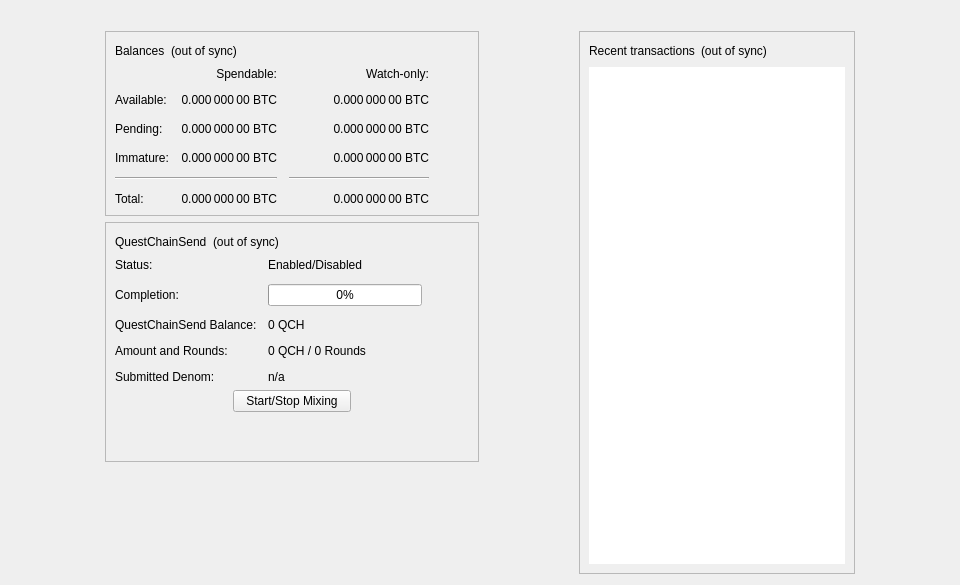
<?xml version="1.0" encoding="UTF-8"?>
<ui version="4.0">
 <class>OverviewPage</class>
 <widget class="QWidget" name="OverviewPage">
  <property name="geometry">
   <rect>
    <x>0</x>
    <y>0</y>
    <width>960</width>
    <height>585</height>
   </rect>
  </property>
  <property name="minimumSize">
   <size>
    <width>960</width>
    <height>0</height>
   </size>
  </property>
  <property name="windowTitle">
   <string>Form</string>
  </property>
  <layout class="QVBoxLayout" name="topLayout">
   <item>
    <widget class="QLabel" name="labelAlerts">
     <property name="visible">
      <bool>false</bool>
     </property>
     <property name="wordWrap">
      <bool>true</bool>
     </property>
     <property name="margin">
      <number>3</number>
     </property>
     <property name="textInteractionFlags">
      <set>Qt::TextSelectableByMouse</set>
     </property>
    </widget>
   </item>
   <item>
    <layout class="QHBoxLayout" name="horizontalLayout" stretch="1,0,1,0,1">
     <item>
      <spacer name="horizontalSpacerLeft">
       <property name="orientation">
        <enum>Qt::Horizontal</enum>
       </property>
       <property name="sizeType">
        <enum>QSizePolicy::Preferred</enum>
       </property>
       <property name="sizeHint" stdset="0">
        <size>
         <width>10</width>
         <height>20</height>
        </size>
       </property>
      </spacer>
     </item>
     <item>
      <layout class="QVBoxLayout" name="verticalLayout_2">
       <item>
        <widget class="QFrame" name="frame">
         <property name="frameShape">
          <enum>QFrame::StyledPanel</enum>
         </property>
         <property name="frameShadow">
          <enum>QFrame::Raised</enum>
         </property>
         <layout class="QVBoxLayout" name="verticalLayout_4">
          <item>
           <layout class="QHBoxLayout" name="horizontalLayout_4">
            <item>
             <widget class="QLabel" name="label_5">
              <property name="text">
               <string>Balances</string>
              </property>
             </widget>
            </item>
            <item>
             <widget class="QLabel" name="labelWalletStatus">
              <property name="toolTip">
               <string>The displayed information may be out of date. Your wallet automatically synchronizes with the QuestChain network after a connection is established, but this process has not completed yet.</string>
              </property>
              <property name="text">
               <string notr="true">(out of sync)</string>
              </property>
              <property name="alignment">
               <set>Qt::AlignLeading|Qt::AlignLeft|Qt::AlignVCenter</set>
              </property>
             </widget>
            </item>
            <item>
             <spacer name="horizontalSpacer_3">
              <property name="orientation">
               <enum>Qt::Horizontal</enum>
              </property>
              <property name="sizeHint" stdset="0">
               <size>
                <width>40</width>
                <height>20</height>
               </size>
              </property>
             </spacer>
            </item>
           </layout>
          </item>
          <item>
           <layout class="QGridLayout" name="gridLayout">
            <property name="spacing">
             <number>12</number>
            </property>
            <item row="2" column="2">
             <widget class="QLabel" name="labelWatchPending">
              <property name="cursor">
               <cursorShape>IBeamCursor</cursorShape>
              </property>
              <property name="toolTip">
               <string>Unconfirmed transactions to watch-only addresses</string>
              </property>
              <property name="text">
               <string notr="true">0.000 000 00 BTC</string>
              </property>
              <property name="alignment">
               <set>Qt::AlignRight|Qt::AlignTrailing|Qt::AlignVCenter</set>
              </property>
              <property name="textInteractionFlags">
               <set>Qt::LinksAccessibleByMouse|Qt::TextSelectableByKeyboard|Qt::TextSelectableByMouse</set>
              </property>
             </widget>
            </item>
            <item row="2" column="1">
             <widget class="QLabel" name="labelUnconfirmed">
              <property name="cursor">
               <cursorShape>IBeamCursor</cursorShape>
              </property>
              <property name="toolTip">
               <string>Total of transactions that have yet to be confirmed, and do not yet count toward the spendable balance</string>
              </property>
              <property name="text">
               <string notr="true">0.000 000 00 BTC</string>
              </property>
              <property name="alignment">
               <set>Qt::AlignRight|Qt::AlignTrailing|Qt::AlignVCenter</set>
              </property>
              <property name="textInteractionFlags">
               <set>Qt::LinksAccessibleByMouse|Qt::TextSelectableByKeyboard|Qt::TextSelectableByMouse</set>
              </property>
             </widget>
            </item>
            <item row="3" column="2">
             <widget class="QLabel" name="labelWatchImmature">
              <property name="cursor">
               <cursorShape>IBeamCursor</cursorShape>
              </property>
              <property name="toolTip">
               <string>Mined balance in watch-only addresses that has not yet matured</string>
              </property>
              <property name="text">
               <string notr="true">0.000 000 00 BTC</string>
              </property>
              <property name="alignment">
               <set>Qt::AlignRight|Qt::AlignTrailing|Qt::AlignVCenter</set>
              </property>
              <property name="textInteractionFlags">
               <set>Qt::LinksAccessibleByMouse|Qt::TextSelectableByKeyboard|Qt::TextSelectableByMouse</set>
              </property>
             </widget>
            </item>
            <item row="4" column="0" colspan="2">
             <widget class="Line" name="lineSpendableBalance">
              <property name="orientation">
               <enum>Qt::Horizontal</enum>
              </property>
             </widget>
            </item>
            <item row="4" column="2">
             <widget class="Line" name="lineWatchBalance">
              <property name="sizePolicy">
               <sizepolicy hsizetype="Preferred" vsizetype="Fixed">
                <horstretch>0</horstretch>
                <verstretch>0</verstretch>
               </sizepolicy>
              </property>
              <property name="minimumSize">
               <size>
                <width>140</width>
                <height>0</height>
               </size>
              </property>
              <property name="orientation">
               <enum>Qt::Horizontal</enum>
              </property>
             </widget>
            </item>
            <item row="5" column="0">
             <widget class="QLabel" name="labelTotalText">
              <property name="text">
               <string>Total:</string>
              </property>
             </widget>
            </item>
            <item row="3" column="1">
             <widget class="QLabel" name="labelImmature">
              <property name="cursor">
               <cursorShape>IBeamCursor</cursorShape>
              </property>
              <property name="toolTip">
               <string>Mined balance that has not yet matured</string>
              </property>
              <property name="text">
               <string notr="true">0.000 000 00 BTC</string>
              </property>
              <property name="alignment">
               <set>Qt::AlignRight|Qt::AlignTrailing|Qt::AlignVCenter</set>
              </property>
              <property name="textInteractionFlags">
               <set>Qt::LinksAccessibleByMouse|Qt::TextSelectableByKeyboard|Qt::TextSelectableByMouse</set>
              </property>
             </widget>
            </item>
            <item row="2" column="3">
             <spacer name="horizontalSpacer_2">
              <property name="orientation">
               <enum>Qt::Horizontal</enum>
              </property>
              <property name="sizeHint" stdset="0">
               <size>
                <width>40</width>
                <height>20</height>
               </size>
              </property>
             </spacer>
            </item>
            <item row="3" column="0">
             <widget class="QLabel" name="labelImmatureText">
              <property name="text">
               <string>Immature:</string>
              </property>
             </widget>
            </item>
            <item row="5" column="1">
             <widget class="QLabel" name="labelTotal">
              <property name="cursor">
               <cursorShape>IBeamCursor</cursorShape>
              </property>
              <property name="toolTip">
               <string>Your current total balance</string>
              </property>
              <property name="text">
               <string notr="true">0.000 000 00 BTC</string>
              </property>
              <property name="alignment">
               <set>Qt::AlignRight|Qt::AlignTrailing|Qt::AlignVCenter</set>
              </property>
              <property name="textInteractionFlags">
               <set>Qt::LinksAccessibleByMouse|Qt::TextSelectableByKeyboard|Qt::TextSelectableByMouse</set>
              </property>
             </widget>
            </item>
            <item row="5" column="2">
             <widget class="QLabel" name="labelWatchTotal">
              <property name="cursor">
               <cursorShape>IBeamCursor</cursorShape>
              </property>
              <property name="toolTip">
               <string>Current total balance in watch-only addresses</string>
              </property>
              <property name="text">
               <string notr="true">0.000 000 00 BTC</string>
              </property>
              <property name="alignment">
               <set>Qt::AlignRight|Qt::AlignTrailing|Qt::AlignVCenter</set>
              </property>
              <property name="textInteractionFlags">
               <set>Qt::LinksAccessibleByMouse|Qt::TextSelectableByKeyboard|Qt::TextSelectableByMouse</set>
              </property>
             </widget>
            </item>
            <item row="0" column="2">
             <widget class="QLabel" name="labelWatchonly">
              <property name="text">
               <string>Watch-only:</string>
              </property>
              <property name="alignment">
               <set>Qt::AlignRight|Qt::AlignTrailing|Qt::AlignVCenter</set>
              </property>
             </widget>
            </item>
            <item row="1" column="0">
             <widget class="QLabel" name="labelBalanceText">
              <property name="text">
               <string>Available:</string>
              </property>
             </widget>
            </item>
            <item row="1" column="1">
             <widget class="QLabel" name="labelBalance">
              <property name="cursor">
               <cursorShape>IBeamCursor</cursorShape>
              </property>
              <property name="toolTip">
               <string>Your current spendable balance</string>
              </property>
              <property name="text">
               <string notr="true">0.000 000 00 BTC</string>
              </property>
              <property name="alignment">
               <set>Qt::AlignRight|Qt::AlignTrailing|Qt::AlignVCenter</set>
              </property>
              <property name="textInteractionFlags">
               <set>Qt::LinksAccessibleByMouse|Qt::TextSelectableByKeyboard|Qt::TextSelectableByMouse</set>
              </property>
             </widget>
            </item>
            <item row="1" column="2">
             <widget class="QLabel" name="labelWatchAvailable">
              <property name="cursor">
               <cursorShape>IBeamCursor</cursorShape>
              </property>
              <property name="toolTip">
               <string>Your current balance in watch-only addresses</string>
              </property>
              <property name="text">
               <string notr="true">0.000 000 00 BTC</string>
              </property>
              <property name="alignment">
               <set>Qt::AlignRight|Qt::AlignTrailing|Qt::AlignVCenter</set>
              </property>
              <property name="textInteractionFlags">
               <set>Qt::LinksAccessibleByMouse|Qt::TextSelectableByKeyboard|Qt::TextSelectableByMouse</set>
              </property>
             </widget>
            </item>
            <item row="2" column="0">
             <widget class="QLabel" name="labelPendingText">
              <property name="text">
               <string>Pending:</string>
              </property>
             </widget>
            </item>
            <item row="0" column="1">
             <widget class="QLabel" name="labelSpendable">
              <property name="text">
               <string>Spendable:</string>
              </property>
              <property name="alignment">
               <set>Qt::AlignRight|Qt::AlignTrailing|Qt::AlignVCenter</set>
              </property>
             </widget>
            </item>
           </layout>
          </item>
         </layout>
        </widget>
       </item>
       <item>
        <widget class="QFrame" name="frameQuestChainSend">
         <property name="layoutDirection">
          <enum>Qt::LeftToRight</enum>
         </property>
         <property name="frameShape">
          <enum>QFrame::StyledPanel</enum>
         </property>
         <property name="frameShadow">
          <enum>QFrame::Raised</enum>
         </property>
         <layout class="QVBoxLayout" name="VerticalLayout_PS1">
          <item>
           <layout class="QHBoxLayout" name="horizontalLayout_5">
            <item>
             <widget class="QLabel" name="labelQuestChainSendHeader">
              <property name="text">
               <string>QuestChainSend</string>
              </property>
             </widget>
            </item>
            <item>
             <widget class="QLabel" name="labelQuestChainSendSyncStatus">
              <property name="toolTip">
               <string>The displayed information may be out of date. Your wallet automatically synchronizes with the QuestChain network after a connection is established, but this process has not completed yet.</string>
              </property>
              <property name="text">
               <string notr="true">(out of sync)</string>
              </property>
              <property name="alignment">
               <set>Qt::AlignLeading|Qt::AlignLeft|Qt::AlignVCenter</set>
              </property>
             </widget>
            </item>
            <item>
             <spacer name="horizontalSpacer_4">
              <property name="orientation">
               <enum>Qt::Horizontal</enum>
              </property>
              <property name="sizeHint" stdset="0">
               <size>
                <width>40</width>
                <height>20</height>
               </size>
              </property>
             </spacer>
            </item>
           </layout>
          </item>
          <item>
           <layout class="QFormLayout" name="questchainSendFormLayout">
            <property name="fieldGrowthPolicy">
             <enum>QFormLayout::AllNonFixedFieldsGrow</enum>
            </property>
            <property name="horizontalSpacing">
             <number>11</number>
            </property>
            <property name="verticalSpacing">
             <number>12</number>
            </property>
            <item row="0" column="0">
             <widget class="QLabel" name="labelQuestChainSendEnabledText">
              <property name="text">
               <string>Status:</string>
              </property>
             </widget>
            </item>
            <item row="0" column="1">
             <widget class="QLabel" name="labelQuestChainSendEnabled">
              <property name="text">
               <string>Enabled/Disabled</string>
              </property>
             </widget>
            </item>
            <item row="1" column="0">
             <widget class="QLabel" name="labelCompletitionText">
              <property name="text">
               <string>Completion:</string>
              </property>
             </widget>
            </item>
            <item row="1" column="1">
             <widget class="QProgressBar" name="questchainSendProgress">
              <property name="maximumSize">
               <size>
                <width>154</width>
                <height>16777215</height>
               </size>
              </property>
              <property name="value">
               <number>0</number>
              </property>
             </widget>
            </item>
            <item row="2" column="0">
             <widget class="QLabel" name="labelAnonymizedText">
              <property name="text">
               <string>QuestChainSend Balance:</string>
              </property>
             </widget>
            </item>
            <item row="2" column="1">
             <widget class="QLabel" name="labelAnonymized">
              <property name="text">
               <string notr="true">0 QCH</string>
              </property>
             </widget>
            </item>
            <item row="3" column="0">
             <widget class="QLabel" name="labelAmountAndRoundsText">
              <property name="text">
               <string>Amount and Rounds:</string>
              </property>
             </widget>
            </item>
            <item row="3" column="1">
             <widget class="QLabel" name="labelAmountRounds">
              <property name="text">
               <string>0 QCH / 0 Rounds</string>
              </property>
             </widget>
            </item>
            <item row="4" column="0">
             <widget class="QLabel" name="labelSubmittedDenomText">
              <property name="text">
               <string>Submitted Denom:</string>
              </property>
             </widget>
            </item>
            <item row="4" column="1">
             <widget class="QLabel" name="labelSubmittedDenom">
              <property name="toolTip">
               <string>The denominations you submitted to the Masternode.&lt;br&gt;To mix, other users must submit the exact same denominations.</string>
              </property>
              <property name="text">
               <string>n/a</string>
              </property>
              <property name="wordWrap">
               <bool>true</bool>
              </property>
             </widget>
            </item>
           </layout>
          </item>
          <item>
           <layout class="QVBoxLayout" name="VerticalLayout_PS">
            <item>
             <layout class="QHBoxLayout" name="horizontalLayout_3">
              <property name="topMargin">
               <number>0</number>
              </property>
              <item>
               <spacer name="horizontalSpacer_5">
                <property name="orientation">
                 <enum>Qt::Horizontal</enum>
                </property>
                <property name="sizeHint" stdset="0">
                 <size>
                  <width>40</width>
                  <height>20</height>
                 </size>
                </property>
               </spacer>
              </item>
              <item>
               <widget class="QPushButton" name="toggleQuestChainSend">
                <property name="sizePolicy">
                 <sizepolicy hsizetype="MinimumExpanding" vsizetype="Fixed">
                  <horstretch>0</horstretch>
                  <verstretch>0</verstretch>
                 </sizepolicy>
                </property>
                <property name="text">
                 <string>Start/Stop Mixing</string>
                </property>
               </widget>
              </item>
              <item>
               <spacer name="horizontalSpacer_6">
                <property name="orientation">
                 <enum>Qt::Horizontal</enum>
                </property>
                <property name="sizeHint" stdset="0">
                 <size>
                  <width>40</width>
                  <height>20</height>
                 </size>
                </property>
               </spacer>
              </item>
             </layout>
            </item>
            <item>
             <spacer name="verticalSpacer_3">
              <property name="orientation">
               <enum>Qt::Vertical</enum>
              </property>
              <property name="sizeHint" stdset="0">
               <size>
                <width>20</width>
                <height>40</height>
               </size>
              </property>
             </spacer>
            </item>
           </layout>
          </item>
         </layout>
        </widget>
       </item>
       <item>
        <spacer name="verticalSpacer">
         <property name="orientation">
          <enum>Qt::Vertical</enum>
         </property>
         <property name="sizeHint" stdset="0">
          <size>
           <width>20</width>
           <height>40</height>
          </size>
         </property>
        </spacer>
       </item>
      </layout>
     </item>
     <item>
      <spacer name="horizontalSpacerCenter">
       <property name="orientation">
        <enum>Qt::Horizontal</enum>
       </property>
       <property name="sizeHint" stdset="0">
        <size>
         <width>10</width>
         <height>20</height>
        </size>
       </property>
      </spacer>
     </item>
     <item>
      <layout class="QVBoxLayout" name="verticalLayout_3">
       <item>
        <widget class="QFrame" name="frame_2">
         <property name="frameShape">
          <enum>QFrame::StyledPanel</enum>
         </property>
         <property name="frameShadow">
          <enum>QFrame::Raised</enum>
         </property>
         <layout class="QVBoxLayout" name="verticalLayout">
          <item>
           <layout class="QHBoxLayout" name="horizontalLayout_2">
            <item>
             <widget class="QLabel" name="label_4">
              <property name="text">
               <string>Recent transactions</string>
              </property>
             </widget>
            </item>
            <item>
             <widget class="QLabel" name="labelTransactionsStatus">
              <property name="toolTip">
               <string>The displayed information may be out of date. Your wallet automatically synchronizes with the QuestChain network after a connection is established, but this process has not completed yet.</string>
              </property>
              <property name="text">
               <string notr="true">(out of sync)</string>
              </property>
              <property name="alignment">
               <set>Qt::AlignLeading|Qt::AlignLeft|Qt::AlignVCenter</set>
              </property>
             </widget>
            </item>
            <item>
             <spacer name="horizontalSpacer">
              <property name="orientation">
               <enum>Qt::Horizontal</enum>
              </property>
              <property name="sizeHint" stdset="0">
               <size>
                <width>40</width>
                <height>20</height>
               </size>
              </property>
             </spacer>
            </item>
           </layout>
          </item>
          <item>
           <widget class="QListView" name="listTransactions">
            <property name="frameShape">
             <enum>QFrame::NoFrame</enum>
            </property>
            <property name="verticalScrollBarPolicy">
             <enum>Qt::ScrollBarAlwaysOff</enum>
            </property>
            <property name="horizontalScrollBarPolicy">
             <enum>Qt::ScrollBarAlwaysOff</enum>
            </property>
            <property name="selectionMode">
             <enum>QAbstractItemView::NoSelection</enum>
            </property>
           </widget>
          </item>
         </layout>
        </widget>
       </item>
      </layout>
     </item>
     <item>
      <spacer name="horizontalSpacerRight">
       <property name="orientation">
        <enum>Qt::Horizontal</enum>
       </property>
       <property name="sizeType">
        <enum>QSizePolicy::Preferred</enum>
       </property>
       <property name="sizeHint" stdset="0">
        <size>
         <width>10</width>
         <height>20</height>
        </size>
       </property>
      </spacer>
     </item>
    </layout>
   </item>
  </layout>
 </widget>
 <resources/>
 <connections/>
</ui>
